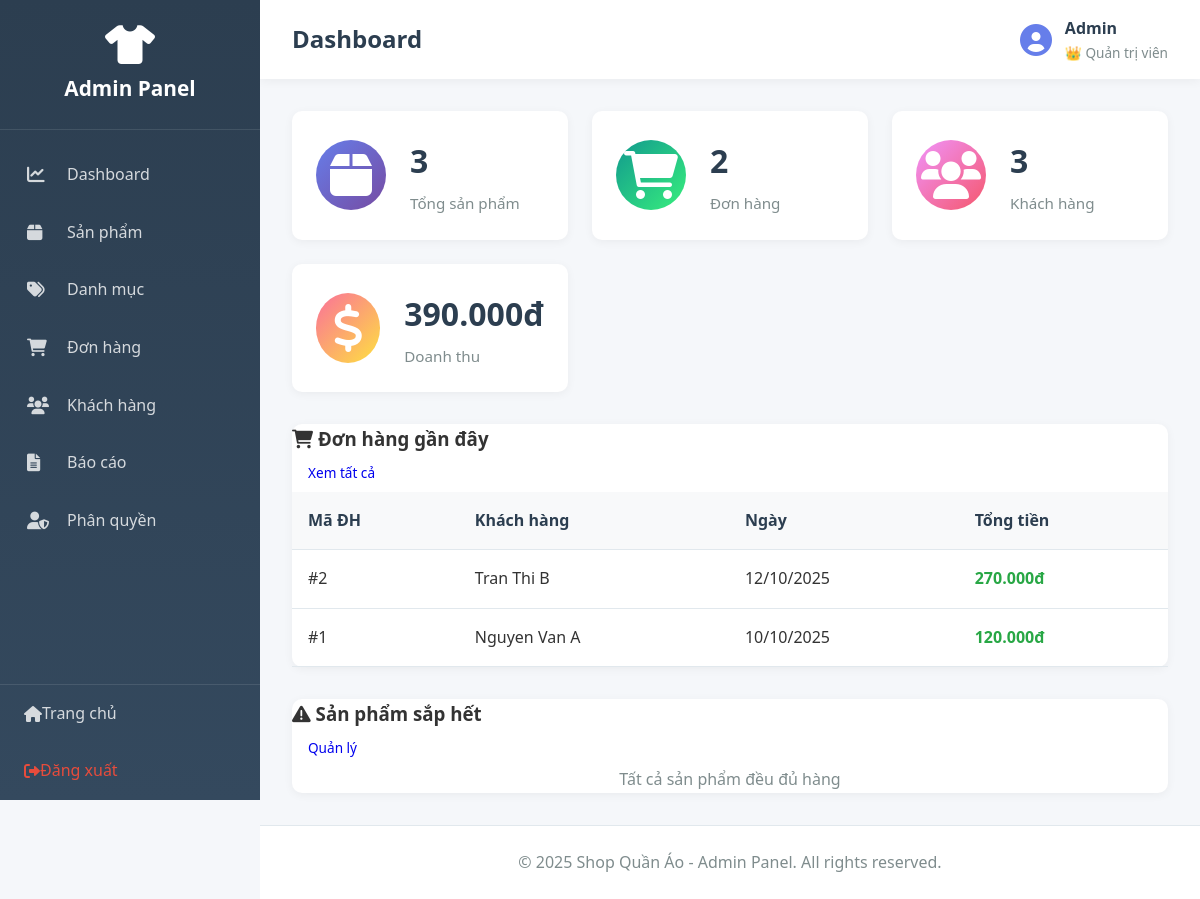
The app's page /admin/index.php?action=dashboard (signed in), older data.
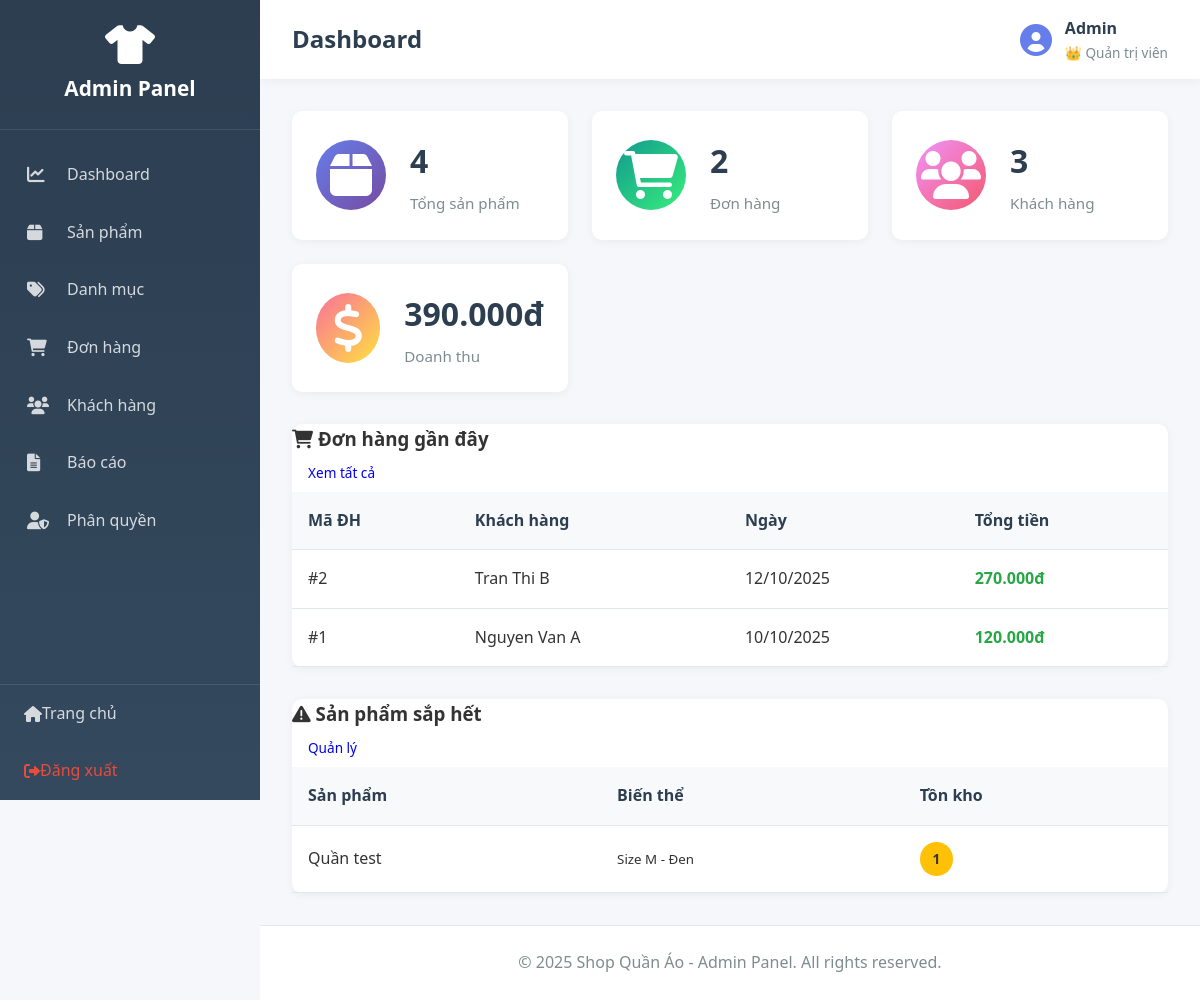
The same page, newer data.
### tables this page shows
CREATE TABLE `nhanvien` (
  `MaNV` int(11) NOT NULL,
  `HoTen` varchar(100) DEFAULT NULL,
  `TenDangNhap` varchar(50) DEFAULT NULL,
  `MatKhau` varchar(255) DEFAULT NULL,
  `Email` varchar(100) DEFAULT NULL,
  `SoDienThoai` varchar(15) DEFAULT NULL,
  `MaVaiTro` int(11) DEFAULT NULL,
  `TrangThai` varchar(20) DEFAULT 'active'
);

CREATE TABLE `vaitro` (
  `MaVaiTro` int(11) NOT NULL,
  `TenVaiTro` varchar(50) DEFAULT NULL,
  `QuyenHan` enum('ToanQuyen','NhapXuat','XemBanHang') DEFAULT NULL
);

CREATE TABLE `hoadon` (
  `MaHD` int(11) NOT NULL,
  `NgayLap` date DEFAULT NULL,
  `TongTien` decimal(10,2) DEFAULT NULL,
  `HinhThucThanhToan` varchar(50) DEFAULT NULL,
  `MaKH` int(11) DEFAULT NULL,
  `TenKH` varchar(100) DEFAULT NULL,
  `SoDienThoai` varchar(15) DEFAULT NULL,
  `DiaChi` text DEFAULT NULL,
  `MaNV` int(11) DEFAULT NULL,
  `GhiChu` text DEFAULT NULL,
  `TrangThai` varchar(50) DEFAULT 'Đang xử lý'
);

CREATE TABLE `sanpham_bienthe` (
  `MaSP_BienThe` int(11) NOT NULL,
  `MaSP` int(11) DEFAULT NULL,
  `KichThuoc` varchar(10) DEFAULT NULL,
  `MauSac` varchar(50) DEFAULT NULL,
  `GiaNhap` decimal(10,2) DEFAULT NULL,
  `GiaBan` decimal(10,2) DEFAULT NULL,
  `GiaGoc` decimal(10,2) DEFAULT NULL,
  `TonKho` int(11) DEFAULT NULL,
  `NgayCapNhat` date DEFAULT NULL
);

CREATE TABLE `sanpham` (
  `MaSP` int(11) NOT NULL,
  `TenSP` varchar(100) DEFAULT NULL,
  `MaDM` int(11) DEFAULT NULL,
  `MaTH` int(11) DEFAULT NULL,
  `XuatXu` varchar(100) DEFAULT NULL,
  `MoTa` text DEFAULT NULL,
  `HinhAnh` varchar(255) DEFAULT NULL
);

### app/controllers/AdminController.php (called while the page is built, shortened)
<?php
require_once __DIR__ . '/../../core/Controller.php';
class AdminController extends Controller {
    private $adminModel;
    public function __construct() {
        $this->adminModel = $this->model('Admin');
    }
    public function dashboard() {
        $stats = $this->adminModel->getDashboardStats();
        $data = [
            'page_title' => 'Dashboard',
            'stats' => $stats
        ];
        $this->view('admin/dashboard', $data);
    }
}
?>

### core/Model.php (called while the page is built, shortened)
<?php
class Model {
    protected $db;
    public function __construct() {
        $this->db = $this->connectDB();
    }
    private function connectDB() {
        $conn = new mysqli(DB_HOST, DB_USER, DB_PASS, DB_NAME);
        $conn->set_charset("utf8mb4");
        return $conn;
    }
    public function query($sql) {
        return $this->db->query($sql);
    }
}
?>

### app/models/Admin.php (called while the page is built, shortened)
<?php
require_once __DIR__ . '/../../core/Model.php';
class Admin extends Model {
    public function isLoggedIn() {
        return isset($_SESSION['admin_id']) && isset($_SESSION['admin_role']);
    }
    public function getCurrentAdmin() {
        $adminId = intval($_SESSION['admin_id']);
        $sql = "SELECT nv.*, vt.TenVaiTro, vt.QuyenHan
                FROM nhanvien nv
                LEFT JOIN vaitro vt ON nv.MaVaiTro = vt.MaVaiTro
                WHERE nv.MaNV = {$adminId}";
        $result = $this->query($sql);
        if ($result && $result->num_rows > 0) {
            return $result->fetch_assoc();
        }
        return null;
    }
    public function getDashboardStats() {
        $stats = [];
        $result = $this->query("SELECT COUNT(*) as total FROM sanpham");
        $stats['total_products'] = $result->fetch_assoc()['total'];
        $result = $this->query("SELECT COUNT(*) as total FROM hoadon");
        $stats['total_orders'] = $result->fetch_assoc()['total'];
        $result = $this->query("SELECT COUNT(*) as total FROM khachhang");
        $stats['total_customers'] = $result->fetch_assoc()['total'];
        $result = $this->query("SELECT SUM(TongTien) as total FROM hoadon");
        $row = $result->fetch_assoc();
        $stats['total_revenue'] = $row['total'] ?? 0;
        $result = $this->query("SELECT * FROM hoadon
                                ORDER BY NgayLap DESC
                                LIMIT 5");
        $stats['recent_orders'] = $result->fetch_all(MYSQLI_ASSOC);
        $result = $this->query("SELECT sp.TenSP, bt.KichThuoc, bt.MauSac, bt.TonKho, sp.MaSP
                                FROM sanpham_bienthe bt
                                LEFT JOIN sanpham sp ON bt.MaSP = sp.MaSP
                                WHERE bt.TonKho < 10 AND bt.TonKho > 0
                                ORDER BY bt.TonKho ASC
                                LIMIT 5");
        $stats['low_stock'] = $result->fetch_all(MYSQLI_ASSOC);
        return $stats;
    }
}
?>

### app/views/admin/dashboard.php (the view)
<?php require_once __DIR__ . '/../layouts/admin_header.php'; ?>
<div class="dashboard">
    <div class="stats-grid">
        <div class="stat-card stat-primary">
            <div class="stat-icon">
                <i class="fas fa-box fa-3x"></i>
            </div>
            <div class="stat-info">
                <h3><?php echo number_format($stats['total_products']); ?></h3>
                <p>Tổng sản phẩm</p>
            </div>
        </div>
        <div class="stat-card stat-success">
            <div class="stat-icon">
                <i class="fas fa-shopping-cart fa-3x"></i>
            </div>
            <div class="stat-info">
                <h3><?php echo number_format($stats['total_orders']); ?></h3>
                <p>Đơn hàng</p>
            </div>
        </div>
        <div class="stat-card stat-warning">
            <div class="stat-icon">
                <i class="fas fa-users fa-3x"></i>
            </div>
            <div class="stat-info">
                <h3><?php echo number_format($stats['total_customers']); ?></h3>
                <p>Khách hàng</p>
            </div>
        </div>
        <div class="stat-card stat-danger">
            <div class="stat-icon">
                <i class="fas fa-dollar-sign fa-3x"></i>
            </div>
            <div class="stat-info">
                <h3><?php echo number_format($stats['total_revenue'], 0, ',', '.'); ?>đ</h3>
                <p>Doanh thu</p>
            </div>
        </div>
    </div>
    <div class="dashboard-grid">
        <div class="dashboard-card">
            <div class="card-header">
                <h3><i class="fas fa-shopping-cart"></i> Đơn hàng gần đây</h3>
                <a href="index.php?action=orders" class="btn btn-sm">Xem tất cả</a>
            </div>
            <div class="card-body">
                <?php if (!empty($stats['recent_orders'])): ?>
                <table class="data-table">
                    <thead>
                        <tr>
                            <th>Mã ĐH</th>
                            <th>Khách hàng</th>
                            <th>Ngày</th>
                            <th>Tổng tiền</th>
                        </tr>
                    </thead>
                    <tbody>
                        <?php foreach ($stats['recent_orders'] as $order): ?>
                        <tr>
                            <td>#<?php echo $order['MaHD']; ?></td>
                            <td><?php echo htmlspecialchars($order['TenKH']); ?></td>
                            <td><?php echo date('d/m/Y', strtotime($order['NgayLap'])); ?></td>
                            <td class="text-success">
                                <strong><?php echo number_format($order['TongTien'], 0, ',', '.'); ?>đ</strong>
                            </td>
                        </tr>
                        <?php endforeach; ?>
                    </tbody>
                </table>
                <?php else: ?>
                <p class="text-center text-muted">Chưa có đơn hàng nào</p>
                <?php endif; ?>
            </div>
        </div>
        <div class="dashboard-card">
            <div class="card-header">
                <h3><i class="fas fa-exclamation-triangle"></i> Sản phẩm sắp hết</h3>
                <a href="index.php?action=products" class="btn btn-sm">Quản lý</a>
            </div>
            <div class="card-body">
                <?php if (!empty($stats['low_stock'])): ?>
                <table class="data-table">
                    <thead>
                        <tr>
                            <th>Sản phẩm</th>
                            <th>Biến thể</th>
                            <th>Tồn kho</th>
                        </tr>
                    </thead>
                    <tbody>
                        <?php foreach ($stats['low_stock'] as $item): ?>
                        <tr>
                            <td><?php echo htmlspecialchars($item['TenSP']); ?></td>
                            <td>
                                <small>Size <?php echo $item['KichThuoc']; ?> - <?php echo $item['MauSac']; ?></small>
                            </td>
                            <td>
                                <span class="badge badge-warning">
                                    <?php echo $item['TonKho']; ?>
                                </span>
                            </td>
                        </tr>
                        <?php endforeach; ?>
                    </tbody>
                </table>
                <?php else: ?>
                <p class="text-center text-muted">Tất cả sản phẩm đều đủ hàng</p>
                <?php endif; ?>
            </div>
        </div>
    </div>
</div>
<?php require_once __DIR__ . '/../layouts/admin_footer.php'; ?>

### app/views/layouts/admin_header.php (shortened to what the rows shown need)
<!DOCTYPE html>
<html lang="vi">
<head>
    <link rel="stylesheet" href="../public/css/admin.css">
    <link rel="stylesheet" href="https://cdnjs.cloudflare.com/ajax/libs/font-awesome/6.0.0/css/all.min.css">
</head>
<body class="admin-panel">
    <?php
    require_once __DIR__ . '/../../models/Admin.php';
    $adminModel = new Admin();
    $currentAdmin = $adminModel->getCurrentAdmin();
    ?>
    <aside class="admin-sidebar">
        <div class="sidebar-header">
            <i class="fas fa-tshirt"></i>
            <h2>Admin Panel</h2>
        </div>
        <nav class="sidebar-nav">
            <a href="index.php?action=dashboard" class="nav-item">
                <i class="fas fa-chart-line"></i>
                <span>Dashboard</span>
            </a>
            <a href="index.php?action=products" class="nav-item">
                <i class="fas fa-box"></i>
                <span>Sản phẩm</span>
            </a>
            <a href="index.php?action=categories" class="nav-item">
                <i class="fas fa-tags"></i>
                <span>Danh mục</span>
            </a>
            <a href="index.php?action=orders" class="nav-item">
                <i class="fas fa-shopping-cart"></i>
                <span>Đơn hàng</span>
            </a>
            <a href="index.php?action=customers" class="nav-item">
                <i class="fas fa-users"></i>
                <span>Khách hàng</span>
            </a>
            <a href="index.php?action=reports" class="nav-item">
                <i class="fas fa-file-alt"></i>
                <span>Báo cáo</span>
            </a>
            <?php if (isset($_SESSION['admin_permission']) && $_SESSION['admin_permission'] == 'ToanQuyen'): ?>
            <a href="index.php?action=users" class="nav-item">
                <i class="fas fa-user-shield"></i>
                <span>Phân quyền</span>
            </a>
            <?php endif; ?>
        </nav>
        <div class="sidebar-footer">
            <a href="../public/index.php" class="nav-item">
                <i class="fas fa-home"></i>
                <span>Trang chủ</span>
            </a>
            <a href="index.php?action=logout" class="nav-item logout">
                <i class="fas fa-sign-out-alt"></i>
                <span>Đăng xuất</span>
            </a>
        </div>
    </aside>
    <div class="admin-main">
        <header class="admin-topbar">
            <div class="topbar-left">
                <h1><?php echo $page_title ?? 'Admin Panel'; ?></h1>
            </div>
            <div class="topbar-right">
                <div class="admin-info">
                    <i class="fas fa-user-circle fa-2x"></i>
                    <div>
                        <strong><?php echo $currentAdmin['HoTen'] ?? 'Admin'; ?></strong>
                        <small>
                            <?php
                            $roleName = $currentAdmin['TenVaiTro'] ?? $_SESSION['admin_role'] ?? 'Nhân viên';
                            $permission = $currentAdmin['QuyenHan'] ?? $_SESSION['admin_permission'] ?? '';
                            $roleIcons = [
                                'ToanQuyen' => '👑',
                                'NhapXuat' => '📦',
                                'XemBanHang' => '👤'
                            ];
                            echo ($roleIcons[$permission] ?? '👤') . ' ' . htmlspecialchars($roleName);
                            ?>
                        </small>
                    </div>
                </div>
            </div>
        </header>
        <main class="admin-content">

Row changes from the older to the newer data that the page shows:
added sanpham_bienthe: MaSP.TenSP "Quần test", KichThuoc "M", MauSac "Đen", TonKho "1"
Text that changed along with them:
$stats['total_products']: "3" → "4"
text no longer shown: "Tất cả sản phẩm đều đủ hàng"
text now shown: "Sản phẩm Biến thể Tồn kho"
